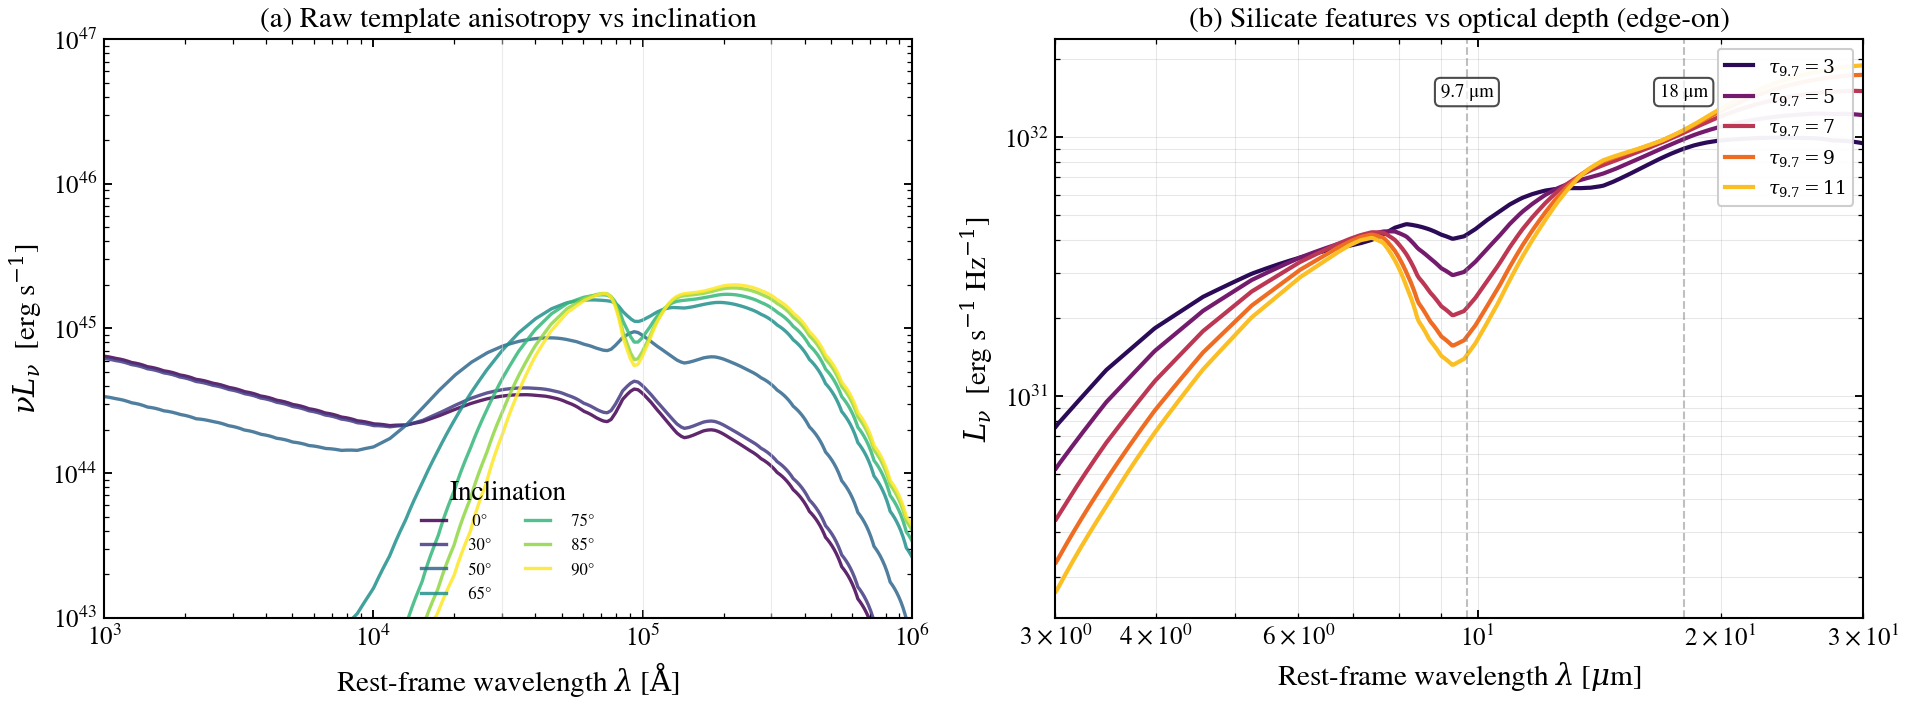

Reproduce this figure in Python.
"""
Raw SKIRTOR (Stalevski 2016): the published radiative-transfer template
=======================================================================

``agn={"type": "skirtor_stalevski"}`` returns the SKIRTOR 2016 SED **exactly as
Stalevski's radiative transfer computed it** — accretion disc + clumpy torus +
scattered light, read straight from the full-coverage grid with *no* analytic-disc
substitution and *no* re-normalization. This is the faithful template that codes
reading SKIRTOR directly (e.g. ProSpect's ``SKIRTOR_interp``) reproduce.

It is deliberately distinct from the other two SKIRTOR flavors tengri ships:

- the composable ``disc.skirtor`` + ``torus.skirtor`` blocks pair CIGALE's
  *analytic* disc with the torus under ``norm="cigale_joint"`` energy balance —
  the right choice for reproducing CIGALE's ``skirtor2016``;
- the monolithic ``agn={"type": "skirtor"}`` pairs the torus with a *power-law*
  disc.

All three are swappable — see ``tengri.list_agn_models()``. This example shows the
**raw** template's two defining behaviors: the inclination-dependent anisotropy
of the unified model, and the silicate 9.7 / 18 μm features that flip from
emission to absorption as the optical depth and viewing angle increase.

**References:**

.. [1] Stalevski, M., Fritz, J., Baes, M., et al. (2012).
   3D radiative-transfer modeling of the dusty torus around AGN.
   MNRAS, 420, 2756. arXiv:1109.1286.

.. [2] Stalevski, M., Ricci, C., Ueda, Y., et al. (2016).
   The dust covering factor in AGN — combining the IR torus emission with the
   polar dust component. MNRAS, 458, 2288. arXiv:1602.01954.
"""

import os

os.environ["TF_CPP_MIN_LOG_LEVEL"] = "2"  # suppress XLA/PjRt C++ INFO+WARNING logs

import warnings

import jax
import matplotlib.pyplot as plt
import numpy as np

import tengri
from tengri.analysis.plotting import setup_style

setup_style()
warnings.filterwarnings("ignore", message=".*BakedInBackend.*")
warnings.filterwarnings("ignore", message=".*deprecated.*")

C_AA_PER_S = 2.998e18

# Negligible host (total mass ~1e-10 Msun) so the raw AGN template dominates.
SFH = {"type": "const", "*": tengri.FIXED, "log_total_mass": -10.0}
DUST = {"type": "two_component", "*": tengri.FIXED, "tau_diff": 0.0, "tau_bc": 0.0}

ssp = tengri.load_ssp()

model = tengri.SEDModel.build(
    ssp,
    sfh=SFH,
    dust=DUST,
    agn={
        "type": "skirtor_stalevski",
        "*": tengri.FIXED,
        "agn_log_lbol": 12.0,
        "agn_frac_agn": 1.0,
        "agn_cos_inc": 0.5,
        "agn_tau_skirtor": 7.0,  # optical depth at 9.7 um (grid [3, 11])
        "agn_oa_skirtor": 40.0,  # torus half-opening angle [deg]
        "agn_p_skirtor": 1.0,
        "agn_q_skirtor": 1.0,
    },
    redshift=tengri.Fixed(0.0),
)
baseline = dict(model.spec.sample(jax.random.PRNGKey(0)))


def raw_sed(**overrides):
    out = model.predict_rest_sed({**baseline, **{k: np.float64(v) for k, v in overrides.items()}})
    return np.asarray(out.wavelength), np.asarray(out.sed)


fig, (ax_inc, ax_sil) = plt.subplots(1, 2, figsize=(13.0, 5.0))

# ── Panel (a): inclination sweep (full SED) ───────────────────────────
inclination_deg = np.array([0.0, 30.0, 50.0, 65.0, 75.0, 85.0, 90.0])
cos_inc_values = np.cos(np.radians(inclination_deg))
colors = plt.cm.viridis(np.linspace(0.0, 1.0, len(inclination_deg)))

for cos_inc, inc_deg, color in zip(cos_inc_values, inclination_deg, colors):
    wave, sed = raw_sed(agn_cos_inc=cos_inc)
    ax_inc.loglog(
        wave, C_AA_PER_S / wave * sed, color=color, lw=1.6, alpha=0.85, label=f"{inc_deg:4.0f}°"
    )

ax_inc.set(
    xlabel=r"Rest-frame wavelength $\lambda$ [$\mathrm{\AA}$]",
    ylabel=r"$\nu L_\nu$  [erg s$^{-1}$]",
    xlim=(1e3, 1e6),
    ylim=(1e43, 1e47),
    title="(a) Raw template anisotropy vs inclination",
)
ax_inc.legend(title="Inclination", frameon=False, fontsize=8, loc="lower center", ncol=2)
for um in (3.0, 10.0, 30.0, 100.0):
    ax_inc.axvline(um * 1e4, color="0.85", lw=0.5, alpha=0.5)

# ── Panel (b): silicate 9.7/18 um vs optical depth ────────────────────
tau_values = np.array([3.0, 5.0, 7.0, 9.0, 11.0])
colors_tau = plt.cm.inferno(np.linspace(0.15, 0.85, len(tau_values)))

for tau, color in zip(tau_values, colors_tau):
    # edge-on (cos_inc small) so the silicate band is seen through the torus
    wave, sed = raw_sed(agn_tau_skirtor=tau, agn_cos_inc=0.2)
    mask = (wave >= 3e4) & (wave <= 3e5)
    ax_sil.loglog(
        wave[mask] / 1e4, sed[mask], color=color, lw=2.0, label=rf"$\tau_{{9.7}}={tau:.0f}$"
    )

for um, name in ((9.7, "9.7 μm"), (18.0, "18 μm")):
    ax_sil.axvline(um, color="gray", ls="--", alpha=0.5, lw=1.0)
    ax_sil.text(
        um,
        ax_sil.get_ylim()[1] * 0.6,
        name,
        fontsize=9,
        ha="center",
        bbox=dict(boxstyle="round,pad=0.3", facecolor="white", alpha=0.7),
    )

ax_sil.set(
    xlim=(3, 30),
    xlabel=r"Rest-frame wavelength $\lambda$ [$\mu$m]",
    ylabel=r"$L_\nu$  [erg s$^{-1}$ Hz$^{-1}$]",
    title="(b) Silicate features vs optical depth (edge-on)",
)
ax_sil.legend(frameon=True, fontsize=9, loc="upper right", framealpha=0.95)
ax_sil.grid(True, alpha=0.3, which="both")

fig.tight_layout()
plt.savefig("plot_skirtor_stalevski_raw_template.png", dpi=150, bbox_inches="tight")
print("Saved plot_skirtor_stalevski_raw_template.png")
